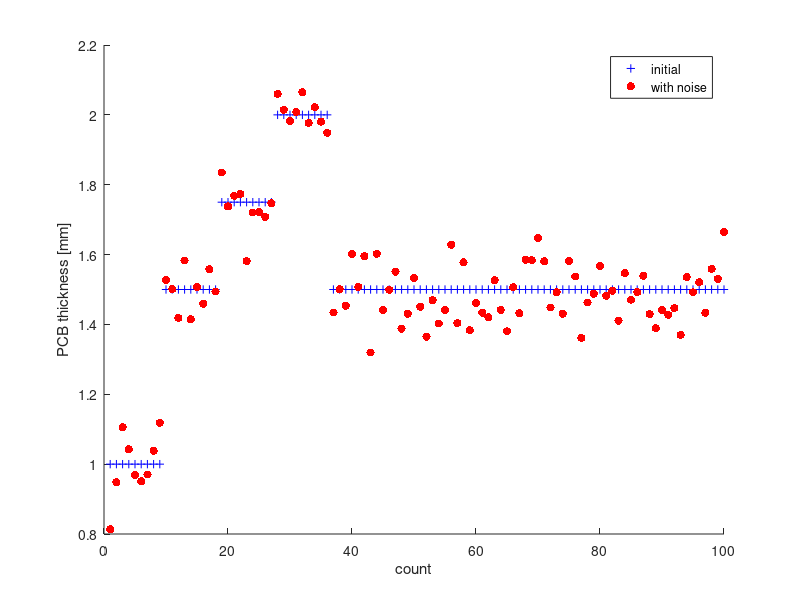
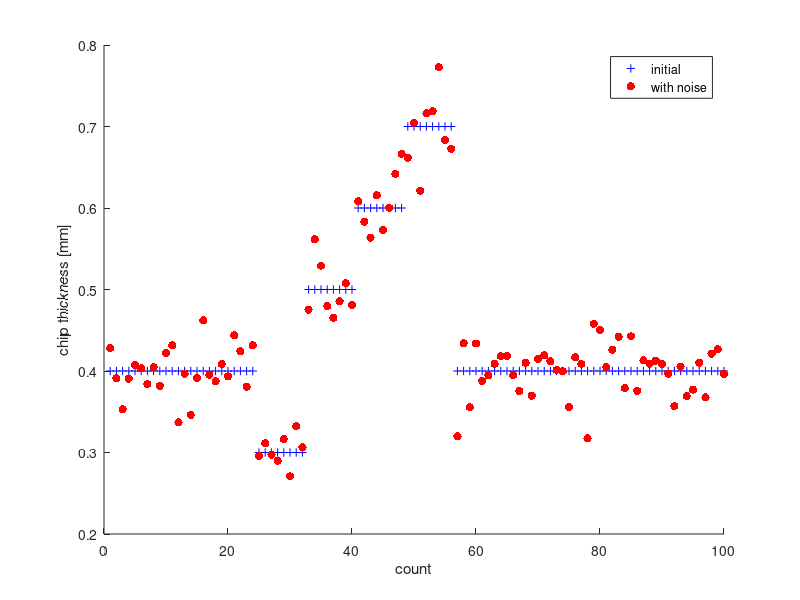
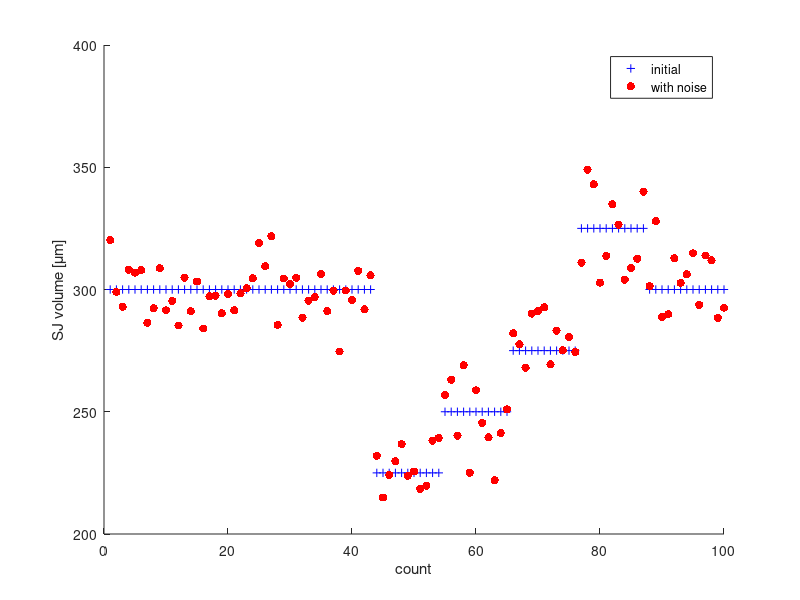

The MATLAB script that drew these images, in order:
%{
The code in this section mainly selects suitable data (350 groups)
from 500 groups of data to add noise, uses the function normrnd() 
to randomly select noise from the Gaussian distribution with 
specified mean and std to add to the data, and draws a scatter plot 
to show the change of the data after adding noise.
Variable Meaning:
PCB, chip, SJV, mix: Data to be added to the noise
R1, R2, R3, mix_R1, mix_R2, mix_R3: Gaussian noise
noise_PCB, noise_chip, noise_SJV, noise_mix: Data after adding Gaussian noise
%}
load('data') %Importing Data

%Select the data to be added to the noise
PCB = data(1:100, :);
chip = data(171:270, :);
SJV = data(351:450, :);
mix = data([82:93 196:202 318:348 ],:);

% Set random number seed
rng(1);

% Adding PCB Noise
R1 = normrnd(0, 0.07, 1, 100); %Gaussian noise, specifying its mean and std and quantity
PCB_vakue = PCB(:,3);
PCB_vakue_with_noise = PCB_vakue + R1';
noise_PCB = [PCB(:,1:2) PCB_vakue_with_noise PCB(:,4:7)];
%save
save('noise_PCB');

%plot scatter
figure(1)
x = [1:1:100];
scatter(x,PCB_vakue,[],'b','+');hold on;
scatter(x,PCB_vakue_with_noise,[],'r','o','filled');
hold off;
legend('initial','with noise');
xlabel('count');
ylabel('PCB thickness [mm]');

% Adding chip Noise
R2 = normrnd(0, 0.03, 1, 100);
chip_vakue = chip(:,4);
chip_vakue_with_noise = chip_vakue + R2';
noise_chip = [chip(:,1:3) chip_vakue_with_noise chip(:,5:7)];
save('noise_chip')

%plot scatter
figure(2)
x = [1:1:100];
scatter(x,chip_vakue,[],'b','+');hold on;
scatter(x,chip_vakue_with_noise,[],'r','o','filled');
hold off;
legend('initial','with noise');
xlabel('count');
ylabel('chip thickness [mm]');

% Adding SJV Noise
R3 = normrnd(0, 10, 1, 100);
SJV_vakue = SJV(:,5);
SJV_vakue_with_noise = SJV_vakue + R3';
noise_SJV = [SJV(:,1:4) SJV_vakue_with_noise SJV(:,6:7)];
save('noise_SJV')

%plot scatter
figure(3)
x = [1:1:100];
scatter(x,SJV_vakue,[],'b','+');hold on;
scatter(x,SJV_vakue_with_noise,[],'r','o','filled');
hold off;
legend('initial','with noise');
xlabel('count');
ylabel('SJ volume [μm]');


% Adding mix Noise
mix_R1 = normrnd(0, 0.07, 1, 50);
mix_R2 = normrnd(0, 0.03, 1, 50);
mix_R3 = normrnd(0, 10, 1, 50);
mix_1 = mix(:,3);
mix_2 = mix(:,4);
mix_3 = mix(:,5);
mix_1_with_noise = mix_1 + mix_R1';
mix_2_with_noise = mix_2 + mix_R2';
mix_3_with_noise = mix_3 + mix_R3';
noise_mix = [mix(:,1:2) mix_1_with_noise mix_2_with_noise mix_3_with_noise mix(:,6:7)];
save('noise_mix')
